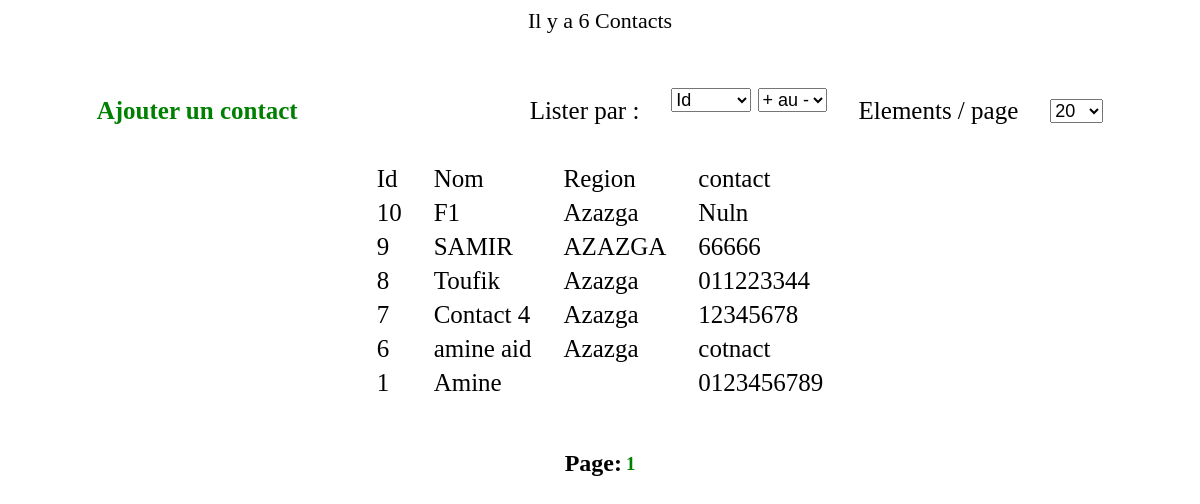
/contacts.php, run on the app's committed database.
### tables this page shows
CREATE TABLE `contacts` (
  `id` int(11) NOT NULL AUTO_INCREMENT,
  `name` text NOT NULL,
  `contact` text NOT NULL,
  `com` text NOT NULL,
  PRIMARY KEY (`id`)
);

### contacts.php (the view, shortened to what this page needs)
<html><head>
<link href="css/style2.css" type="text/css" rel="stylesheet"/>
</head><body>
	<?php
include_once ('database_connection.php');
if(isset($_GET['by'])){
$by=$_GET['by'];
$elementsperpage=$_GET['elementsperpage'];
$order=$_GET['order'];
}else{
    $elementsperpage=20;
    $by="id";
    $order="desc";
}
if(isset($_GET['page'])){
$page=$_GET['page'];
    $from=(($page-1)*$elementsperpage);
}else{
    $page="1";
    $from=0;
}
$to=$elementsperpage;
$numberOfContacts=mysqli_affected_rows($dbc);
        $numberOfPages=$numberOfContacts/$elementsperpage;
        $numberOfPages+=1;
echo "<div align='center' style='font-size:22px;'>Il y a $numberOfContacts Contacts</div><br><br>" ;
?>
<table align='center' id='contacttable'><tr><td><a href='addcontact.php' style="color:green; margin-right:200px;"><b>Ajouter un contact</b></a></td><td>Lister par :</td><td>
	<form methode="get" name='order'>
	<select name="by"  style="font-size:18px;" onchange=" document.order.submit()">
	<option value="id" >Id</option>
	</select>
<select style="font-size:18px;" name="order" onchange=" document.order.submit()">
	<option value="desc" <?php if($order == "desc")echo 'selected'; ?>>+ au -</option>
	</select></td><td>Elements / page</td><td><select style="font-size:18px;" name="elementsperpage" onchange=" document.order.submit()">
    <option value="20" >20</option>
    </select></form></table>
<table align="center" id='contacttable' ><tr><td>Id</td><td>Nom</td><td>Region</td><td>contact</td></tr>
<?php
$query1 = "select * from contacts ORDER BY $by $order limit $from, $to";
$result1 = mysqli_query($dbc,$query1);
if($result1){
    if(mysqli_affected_rows($dbc)!=0){
    	while($row1=mysqli_fetch_array($result1,MYSQLI_ASSOC)){
$id=$row1['id'];
$name=$row1['name'];
$region=$row1['com'];
$contact=$row1['contact'];
echo"<tr><td><a href='contactinfos.php?id=$id'>$id</a></td><td><a href='contactinfos.php?id=$id'>$name</a></td>
<td><a href='contactinfos.php?id=$id'>$region</a></td><td><a href='contactinfos.php?id=$id'>$contact</a></td></tr>";
    }}}
echo'</table><br><br><div align="center">';
 $i=1;
 echo "<table id='pages'><tr><td><h2>Page:</h2></td> ";
    while($i<$numberOfPages){
    	if($i!=$page){
    	echo "<td> <a href='?order=$order&by=$by&page=$i&elementsperpage=$elementsperpage'> <h2>$i</h2>  </a></td>";
    }else{
    	echo "<td> <a href='?order=$order&by=$by&page=$i&elementsperpage=$elementsperpage'> <h3>$i</h3>  </a></td>";
    }
    	$i++;
    }
    echo '</tr></table></div>';
    ?>
</body>
</html>

### css/style2.css (style rules this page uses)
a { text-decoration:none; color:blue; }
#contacttable { font-size: 25px; padding:10px; }
#contacttable a { color:black; }
#contacttable td { padding:2px 15px; }
#pages a { color:green; }

### data on the page
contacts: id "10", name "F1", com "Azazga", contact "Nuln"
contacts: id "9", name "SAMIR", com "AZAZGA", contact "66666"
contacts: id "8", name "Toufik", com "Azazga", contact "011223344"
contacts: id "7", name "Contact 4", com "Azazga", contact "12345678"
contacts: id "6", name "amine aid", com "Azazga", contact "cotnact"
contacts: id "1", name "Amine", contact "0123456789"

### other printed values
$numberOfContacts "6"
